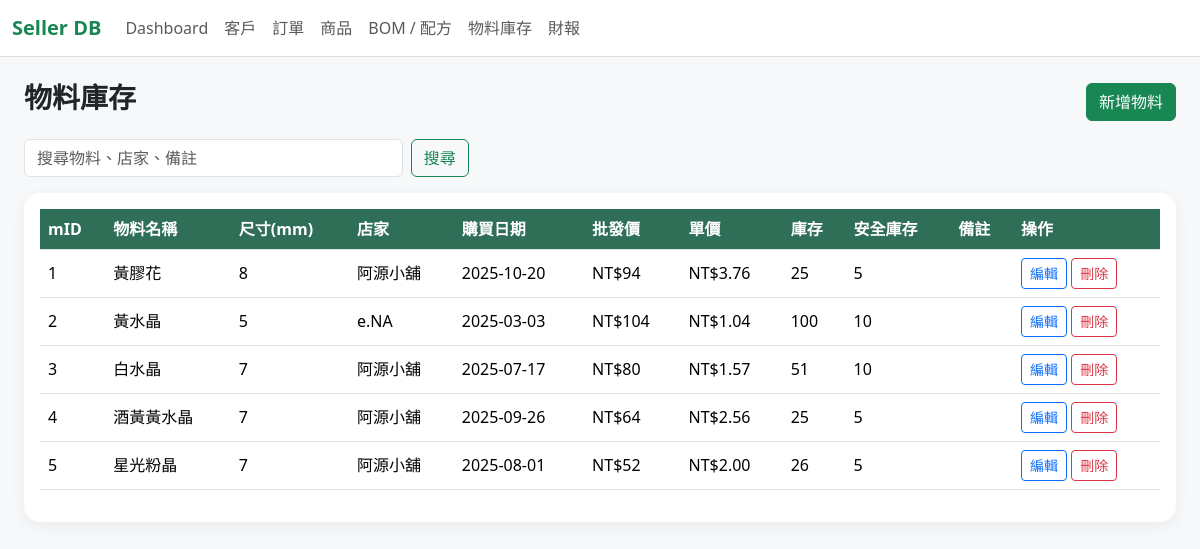
The page /materials on the database its author committed.
### tables this page shows
CREATE TABLE MATERIAL_INVENTORY (mID TEXT PRIMARY KEY UNIQUE, m_name TEXT, m_size TEXT, wholesale_price TEXT, store TEXT, purchase_date TEXT, unit_price TEXT, stock TEXT, safe_stock TEXT, note TEXT);

### app.py (the view)
@app.route("/materials")
def materials():
    q = request.args.get("q", "").strip()
    db = get_db()
    if q:
        rows = db.execute('''
            SELECT * FROM MATERIAL_INVENTORY
            WHERE TRIM(COALESCE(mID, '')) != ''
              AND (m_name LIKE ? OR store LIKE ? OR note LIKE ? OR mID LIKE ?)
            ORDER BY CAST(mID AS INTEGER), mID
        ''', [f"%{q}%"] * 4).fetchall()
    else:
        rows = db.execute('''
            SELECT * FROM MATERIAL_INVENTORY
            WHERE TRIM(COALESCE(mID, '')) != ''
            ORDER BY CAST(mID AS INTEGER), mID
        ''').fetchall()
    return render_template("materials.html", materials=rows, q=q)

### app.py (called while the page is built)
def get_db():
    if "db" not in g:
        g.db = sqlite3.connect(DB_PATH)
        g.db.row_factory = sqlite3.Row
        g.db.execute("PRAGMA foreign_keys = ON")
    return g.db

@app.before_request
def setup_database():
    init_db()

### templates/materials.html
{% extends "base.html" %}
{% block content %}
<div class="d-flex justify-content-between align-items-center mb-3">
    <h3 class="fw-bold">物料庫存</h3>
    <a class="btn btn-success" href="{{ url_for('material_new') }}">新增物料</a>
</div>
<form class="row g-2 mb-3">
    <div class="col-md-4">
        <input class="form-control" name="q" value="{{ q }}" placeholder="搜尋物料、店家、備註">
    </div>
    <div class="col-auto">
        <button class="btn btn-outline-success">搜尋</button>
    </div>
</form>
<div class="card p-3">
    <div class="table-responsive">
        <table class="table table-hover align-middle">
            <thead>
            <tr>
                <th>mID</th>
                <th>物料名稱</th>
                <th>尺寸(mm)</th>
                <th>店家</th>
                <th>購買日期</th>
                <th>批發價</th>
                <th>單價</th>
                <th>庫存</th>
                <th>安全庫存</th>
                <th>備註</th>
                <th>操作</th>
            </tr>
            </thead>
            <tbody>
            {% for m in materials %}
            <tr>
                <td>{{ m.mID }}</td>
                <td>{{ m.m_name }}</td>
                <td>{{ m.m_size }}</td>
                <td>{{ m.store }}</td>
                <td>{{ m.purchase_date }}</td>
                <td>NT${{ m.wholesale_price }}</td>
                <td>NT${{ m.unit_price }}</td>
                <td>
                    {% if m.stock|int <= m.safe_stock|int %}
                        <span class="badge text-bg-danger">{{ m.stock }}</span>
                    {% else %}
                        {{ m.stock }}
                    {% endif %}
                </td>
                <td>{{ m.safe_stock }}</td>
                <td>{{ m.note }}</td>
                <td>
                    <a class="btn btn-sm btn-outline-primary" href="{{ url_for('material_edit', mID=m.mID) }}">編輯</a>
                    <form class="action-form" method="post" action="{{ url_for('material_delete', mID=m.mID) }}" onsubmit="return confirm('確定刪除？')">
                        <button class="btn btn-sm btn-outline-danger">刪除</button>
                    </form>
                </td>
            </tr>
            {% else %}
            <tr><td colspan="11" class="text-center text-muted">沒有資料</td></tr>
            {% endfor %}
            </tbody>
        </table>
    </div>
</div>
{% endblock %}

### static/style.css (style rules this page uses)
body { background: #f7f8fa; }
.card { border: 0; border-radius: 16px; box-shadow: 0 4px 16px rgba(0,0,0,.06); }
.table thead th { background: #2f6f57; color: white; vertical-align: middle; }
.action-form { display: inline; }

### rows shown on the page
MATERIAL_INVENTORY: mID "1", m_name "黃膠花", m_size "8", store "阿源小舖", purchase_date "2025-10-20", wholesale_price "94", unit_price "3.76", stock "25", safe_stock "5"
MATERIAL_INVENTORY: mID "2", m_name "黃水晶", m_size "5", store "e.NA", purchase_date "2025-03-03", wholesale_price "104", unit_price "1.04", stock "100", safe_stock "10"
MATERIAL_INVENTORY: mID "3", m_name "白水晶", m_size "7", store "阿源小舖", purchase_date "2025-07-17", wholesale_price "80", unit_price "1.57", stock "51", safe_stock "10"
MATERIAL_INVENTORY: mID "4", m_name "酒黃黃水晶", m_size "7", store "阿源小舖", purchase_date "2025-09-26", wholesale_price "64", unit_price "2.56", stock "25", safe_stock "5"
MATERIAL_INVENTORY: mID "5", m_name "星光粉晶", m_size "7", store "阿源小舖", purchase_date "2025-08-01", wholesale_price "52", unit_price "2.00", stock "26", safe_stock "5"
